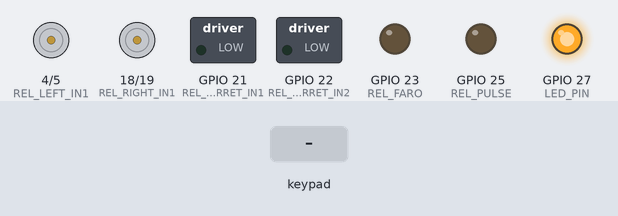
A sketch run on a simulated ESP32. Shown: motor-driver pin pairs drawn as motors (green arrow = first pin HIGH = forward, orange = second pin HIGH = backward, longer = more drive), switched loads named in the sketch (green lamp = pin HIGH), output pins drawn as LEDs (lit = HIGH). Inputs (shaded band) come from the test bench. Nothing arrives over Bluetooth unless stated; what the sketch prints to the serial monitor is not drawn.

Above: at 1.2 s.
1.3 s: key 'U' pressed
At 1.51 s:
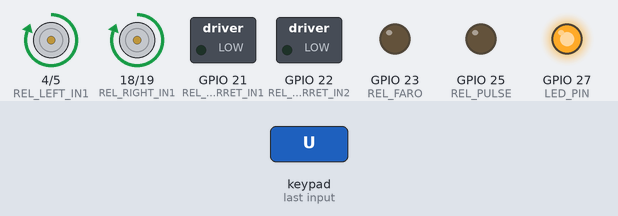
3.2 s: key 'D' pressed
At 3.41 s:
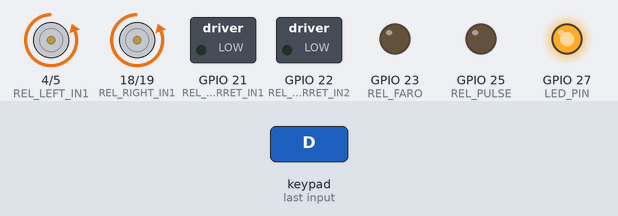
5.1 s: key 'L' pressed
At 5.31 s:
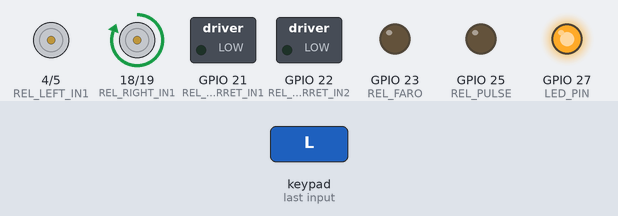
7.0 s: key 'R' pressed
At 7.21 s:
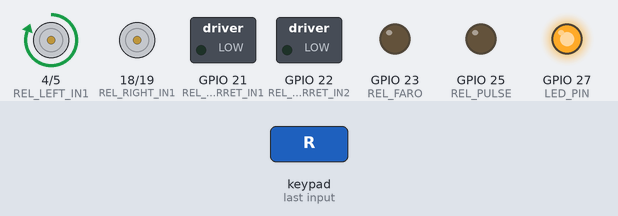
Timing chart, 0 to 9.9 s (numbered marks = the images above; inputs shaded):
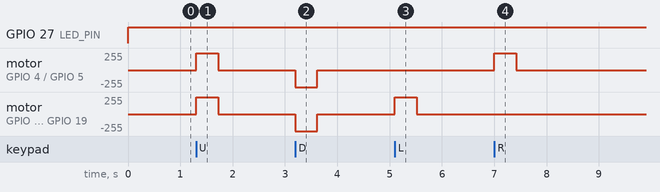

Measured:
- after the input at 1.3 s, motor on GPIO 4 (REL_LEFT_IN1) / GPIO 5 (REL_LEFT_IN2), motor on GPIO 18 (REL_RIGHT_IN1) / GPIO 19 (REL_RIGHT_IN2): stopped → forward 255/255 at once, → stopped 0.42 s later
- after the input at 3.2 s, motor on GPIO 4 (REL_LEFT_IN1) / GPIO 5 (REL_LEFT_IN2), motor on GPIO 18 (REL_RIGHT_IN1) / GPIO 19 (REL_RIGHT_IN2): stopped → backward 255/255 at once, → stopped 0.42 s later
- after the input at 5.1 s, motor on GPIO 18 (REL_RIGHT_IN1) / GPIO 19 (REL_RIGHT_IN2): stopped → forward 255/255 at once, → stopped 0.42 s later
- after the input at 7.0 s, motor on GPIO 4 (REL_LEFT_IN1) / GPIO 5 (REL_LEFT_IN2): stopped → forward 255/255 at once, → stopped 0.42 s later

The sketch:

ps5Controller.ino
```cpp
#include <ps5Controller.h>

/*
  Tanque com 3 “pontes H” acionadas por RELÉS (2 relés por motor: IN1/IN2)
  - Esteira esquerda: 2 relés (DIR A / DIR B)
  - Esteira direita: 2 relés (DIR A / DIR B)
  - Torre: 2 relés (DIR A / DIR B)
  - Farol: 1 relé (toggle no L2)
  - R2: 1 relé pulsado por 1s (SÓ após liberar sequência X -> Bola -> Triângulo -> Quadrado)

  Segurança:
  - Se perder conexão do controle: DESLIGA TUDO imediatamente.
  - Se continuar sem conexão por 15s: RESETA o ESP32.
*/

// ======================= PINOS (AJUSTE AQUI) =======================
#define LED_PIN 27

// Esteira ESQUERDA (ponte H via relés)
#define REL_LEFT_IN1  4
#define REL_LEFT_IN2  5

// Esteira DIREITA (ponte H via relés)
#define REL_RIGHT_IN1 18
#define REL_RIGHT_IN2 19

// TORRE (ponte H via relés)
#define REL_TURRET_IN1 21
#define REL_TURRET_IN2 22

// FAROL
#define REL_FARO  23

// RELÉ DE PULSO (R2 após liberar)
#define REL_PULSE  25

// ======================= CONFIG =======================
const uint32_t UNLOCK_STEP_TIMEOUT_MS = 5000;   // tempo máximo entre etapas X -> O -> △ -> □
const uint32_t PULSE_MS = 1000;                 // pulso do relé
const uint32_t LED_BLINK_MS = 250;              // pisca do LED enquanto desconectado
const uint32_t DISCONNECT_RESET_MS = 15000;     // reset após 15s sem controle

// Se seus relés forem “ativo em LOW”, mude para LOW/HIGH abaixo.
const uint8_t REL_ON  = HIGH;
const uint8_t REL_OFF = LOW;

// ======================= ESTADOS =======================
bool farolOn = false;

// bordas (edge detect)
bool prevL2 = false;
bool prevR2 = false;

bool prevX = false;
bool prevCircle = false;
bool prevTriangle = false;
bool prevSquare = false;

// Unlock sequence state
enum UnlockStep { WAIT_X, WAIT_CIRCLE, WAIT_TRIANGLE, WAIT_SQUARE, UNLOCKED };
UnlockStep unlockStep = WAIT_X;
uint32_t unlockLastStepMs = 0;

// Pulso do relé (sem delay bloqueante)
bool pulseActive = false;
uint32_t pulseStartMs = 0;

// Controle de desconexão
uint32_t disconnectStartMs = 0;
uint32_t lastLedBlinkMs = 0;
bool ledState = false;

// ======================= HELPERS =======================
void relayWrite(uint8_t pin, bool on) {
  digitalWrite(pin, on ? REL_ON : REL_OFF);
}

void stopMotor(uint8_t in1, uint8_t in2) {
  relayWrite(in1, false);
  relayWrite(in2, false);
}

// dir: -1 = ré, 0 = stop, +1 = frente
void setMotor(uint8_t in1, uint8_t in2, int dir) {
  if (dir == 0) {
    stopMotor(in1, in2);
  } else if (dir > 0) { // frente
    relayWrite(in1, true);
    relayWrite(in2, false);
  } else { // ré
    relayWrite(in1, false);
    relayWrite(in2, true);
  }
}

void stopAllRelays() {
  stopMotor(REL_LEFT_IN1, REL_LEFT_IN2);
  stopMotor(REL_RIGHT_IN1, REL_RIGHT_IN2);
  stopMotor(REL_TURRET_IN1, REL_TURRET_IN2);

  farolOn = false;
  relayWrite(REL_FARO, false);

  relayWrite(REL_PULSE, false);
  pulseActive = false;

  // reset sequência
  unlockStep = WAIT_X;
  unlockLastStepMs = 0;

  // reset edges
  prevL2 = prevR2 = false;
  prevX = prevCircle = prevTriangle = prevSquare = false;
}

bool risingEdge(bool now, bool &prev) {
  bool rise = (now && !prev);
  prev = now;
  return rise;
}

void resetUnlockIfTimeout() {
  if (unlockStep != WAIT_X && unlockStep != UNLOCKED) {
    if (millis() - unlockLastStepMs > UNLOCK_STEP_TIMEOUT_MS) {
      unlockStep = WAIT_X;
    }
  }
}

void handleUnlockSequence(bool xNow, bool circleNow, bool triNow, bool squareNow) {
  resetUnlockIfTimeout();

  bool xRise = risingEdge(xNow, prevX);
  bool cRise = risingEdge(circleNow, prevCircle);
  bool tRise = risingEdge(triNow, prevTriangle);
  bool sRise = risingEdge(squareNow, prevSquare);

  switch (unlockStep) {
    case WAIT_X:
      if (xRise) {
        unlockStep = WAIT_CIRCLE;
        unlockLastStepMs = millis();
      }
      break;

    case WAIT_CIRCLE:
      if (cRise) {
        unlockStep = WAIT_TRIANGLE;
        unlockLastStepMs = millis();
      }
      break;

    case WAIT_TRIANGLE:
      if (tRise) {
        unlockStep = WAIT_SQUARE;
        unlockLastStepMs = millis();
      }
      break;

    case WAIT_SQUARE:
      // Quadrado nessa etapa só LIBERA o R2
      if (sRise) {
        unlockStep = UNLOCKED;
        unlockLastStepMs = millis();
        Serial.println("Sequencia liberada! Agora R2 pulsa o rele por 1s.");
      }
      break;

    case UNLOCKED:
      // nada
      break;
  }
}

void handlePulseRelayByR2(bool r2Now) {
  // Só pode pulsar se estiver UNLOCKED
  if (unlockStep != UNLOCKED) return;

  bool r2Rise = risingEdge(r2Now, prevR2);

  if (r2Rise && !pulseActive) {
    pulseActive = true;
    pulseStartMs = millis();
    relayWrite(REL_PULSE, true);
    Serial.println("R2: pulso rele (1s)");
  }

  if (pulseActive && (millis() - pulseStartMs >= PULSE_MS)) {
    pulseActive = false;
    relayWrite(REL_PULSE, false);
  }
}

void handleFarolToggleByL2(bool l2Now) {
  if (risingEdge(l2Now, prevL2)) {
    farolOn = !farolOn;
    relayWrite(REL_FARO, farolOn);
    Serial.println(farolOn ? "Farol: LIGADO" : "Farol: DESLIGADO");
  }
}

void handleDisconnectedState() {
  // segurança imediata
  stopAllRelays();

  // marca início da desconexão
  if (disconnectStartMs == 0) {
    disconnectStartMs = millis();
    lastLedBlinkMs = millis();
    ledState = false;
    digitalWrite(LED_PIN, ledState);
    Serial.println("Controle desconectado! Desligando tudo e aguardando reconexao...");
  }

  // pisca LED (não-bloqueante)
  if (millis() - lastLedBlinkMs >= LED_BLINK_MS) {
    lastLedBlinkMs = millis();
    ledState = !ledState;
    digitalWrite(LED_PIN, ledState);
  }

  // reset após 15s sem controle
  if (millis() - disconnectStartMs >= DISCONNECT_RESET_MS) {
    Serial.println("Sem controle por 15s. Reiniciando ESP32...");
    ESP.restart();
  }
}

// ======================= SETUP/LOOP =======================
void setup() {
  Serial.begin(115200);

  pinMode(LED_PIN, OUTPUT);

  pinMode(REL_LEFT_IN1, OUTPUT);
  pinMode(REL_LEFT_IN2, OUTPUT);

  pinMode(REL_RIGHT_IN1, OUTPUT);
  pinMode(REL_RIGHT_IN2, OUTPUT);

  pinMode(REL_TURRET_IN1, OUTPUT);
  pinMode(REL_TURRET_IN2, OUTPUT);

  pinMode(REL_FARO, OUTPUT);
  pinMode(REL_PULSE, OUTPUT);

  stopAllRelays();
  digitalWrite(LED_PIN, LOW);

  // Substitua pelo MAC do seu controle
  ps5.begin("58:10:31:bd:52:38");
  Serial.println("Pronto para conectar ao controle PS5...");
}

void loop() {
  if (!ps5.isConnected()) {
    handleDisconnectedState();
    return;
  }

  // voltou a conectar
  if (disconnectStartMs != 0) {
    Serial.println("Controle reconectado!");
    disconnectStartMs = 0;
    ledState = true;
  }

  // Conectado: LED aceso
  digitalWrite(LED_PIN, HIGH);

  // ======================= LEITURA DE BOTÕES =======================
  bool up    = ps5.Up();
  bool down  = ps5.Down();
  bool left  = ps5.Left();
  bool right = ps5.Right();

  bool L1 = ps5.L1();
  bool R1 = ps5.R1();

  bool L2 = ps5.L2();          // toggle farol
  bool R2 = ps5.R2();          // pulso 1s (após unlock)

  bool X  = ps5.Cross();       // X
  bool O  = ps5.Circle();      // Bola
  bool T  = ps5.Triangle();    // Triângulo
  bool SQ = ps5.Square();      // Quadrado (libera)

  // ======================= FAROL (L2 toggle) =======================
  handleFarolToggleByL2(L2);

  // ======================= SEQUÊNCIA DE LIBERAÇÃO =======================
  handleUnlockSequence(X, O, T, SQ);

  // ======================= PULSO (R2 após liberar) =======================
  handlePulseRelayByR2(R2);

  // ======================= CONTROLE DAS ESTEIRAS =======================
  // Prioridade: CIMA/BAIXO (duas esteiras) > ESQ/DIR (uma esteira)
  int leftDir = 0;
  int rightDir = 0;

  if (up && !down) {
    leftDir = +1;
    rightDir = +1;
  } else if (down && !up) {
    leftDir = -1;
    rightDir = -1;
  } else if (left && !right) {
    // seta esquerda move a esteira direita (pra frente)
    leftDir = 0;
    rightDir = +1;
  } else if (right && !left) {
    // seta direita move a esteira esquerda (pra frente)
    leftDir = +1;
    rightDir = 0;
  } else {
    leftDir = 0;
    rightDir = 0;
  }

  setMotor(REL_LEFT_IN1, REL_LEFT_IN2, leftDir);
  setMotor(REL_RIGHT_IN1, REL_RIGHT_IN2, rightDir);

  // ======================= CONTROLE DA TORRE =======================
  // L1 esquerda, R1 direita (se ambos, para)
  int turretDir = 0;
  if (L1 && !R1) turretDir = -1;
  else if (R1 && !L1) turretDir = +1;
  else turretDir = 0;

  setMotor(REL_TURRET_IN1, REL_TURRET_IN2, turretDir);
}
```
